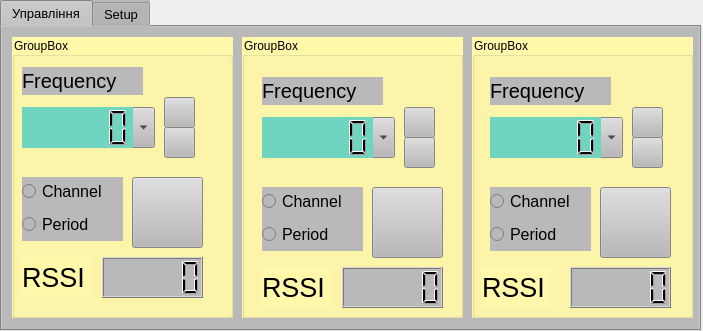
<?xml version="1.0" encoding="UTF-8"?>
<ui version="4.0">
 <class>formMain</class>
 <widget class="QWidget" name="formMain">
  <property name="geometry">
   <rect>
    <x>0</x>
    <y>0</y>
    <width>703</width>
    <height>331</height>
   </rect>
  </property>
  <property name="windowTitle">
   <string>Ghostbuster</string>
  </property>
  <property name="windowIcon">
   <iconset>
    <activeon>img/antenna-16.ico</activeon>
   </iconset>
  </property>
  <widget class="QTabWidget" name="tabWidget">
   <property name="geometry">
    <rect>
     <x>0</x>
     <y>0</y>
     <width>701</width>
     <height>331</height>
    </rect>
   </property>
   <property name="font">
    <font>
     <pointsize>10</pointsize>
    </font>
   </property>
   <property name="styleSheet">
    <string notr="true">background-color: rgb(185, 185, 185);</string>
   </property>
   <property name="currentIndex">
    <number>0</number>
   </property>
   <widget class="QWidget" name="tab_main">
    <attribute name="title">
     <string>Управління</string>
    </attribute>
    <widget class="QPushButton" name="playStopPushButton_1">
     <property name="geometry">
      <rect>
       <x>130</x>
       <y>150</y>
       <width>71</width>
       <height>71</height>
      </rect>
     </property>
     <property name="text">
      <string/>
     </property>
     <property name="icon">
      <iconset>
       <activeon>img/play.png</activeon>
      </iconset>
     </property>
     <property name="iconSize">
      <size>
       <width>64</width>
       <height>64</height>
      </size>
     </property>
    </widget>
    <widget class="QPushButton" name="upPushButton_1">
     <property name="geometry">
      <rect>
       <x>162</x>
       <y>70</y>
       <width>31</width>
       <height>31</height>
      </rect>
     </property>
     <property name="text">
      <string/>
     </property>
     <property name="icon">
      <iconset>
       <activeon>img/chevron_up.png</activeon>
      </iconset>
     </property>
    </widget>
    <widget class="QPushButton" name="downPushButton_1">
     <property name="geometry">
      <rect>
       <x>162</x>
       <y>100</y>
       <width>31</width>
       <height>31</height>
      </rect>
     </property>
     <property name="text">
      <string/>
     </property>
     <property name="icon">
      <iconset>
       <activeon>img/chevron_down.png</activeon>
      </iconset>
     </property>
    </widget>
    <widget class="QLCDNumber" name="frequencyLCD_1">
     <property name="geometry">
      <rect>
       <x>20</x>
       <y>80</y>
       <width>111</width>
       <height>41</height>
      </rect>
     </property>
     <property name="font">
      <font>
       <pointsize>10</pointsize>
       <weight>75</weight>
       <bold>true</bold>
      </font>
     </property>
     <property name="styleSheet">
      <string notr="true">background-color: rgb(111, 213, 193);
</string>
     </property>
     <property name="frameShape">
      <enum>QFrame::NoFrame</enum>
     </property>
    </widget>
    <widget class="QComboBox" name="frequencyComboBox_1">
     <property name="geometry">
      <rect>
       <x>52</x>
       <y>80</y>
       <width>101</width>
       <height>41</height>
      </rect>
     </property>
     <property name="font">
      <font>
       <pointsize>12</pointsize>
      </font>
     </property>
    </widget>
    <widget class="QLabel" name="labelFrequency_1">
     <property name="geometry">
      <rect>
       <x>20</x>
       <y>40</y>
       <width>121</width>
       <height>28</height>
      </rect>
     </property>
     <property name="font">
      <font>
       <pointsize>15</pointsize>
      </font>
     </property>
     <property name="text">
      <string>Frequency</string>
     </property>
    </widget>
    <widget class="QLCDNumber" name="rssiLCD_1">
     <property name="geometry">
      <rect>
       <x>100</x>
       <y>230</y>
       <width>101</width>
       <height>41</height>
      </rect>
     </property>
    </widget>
    <widget class="QWidget" name="layoutWidget">
     <property name="geometry">
      <rect>
       <x>20</x>
       <y>150</y>
       <width>101</width>
       <height>64</height>
      </rect>
     </property>
     <layout class="QVBoxLayout" name="verticalLayout_3">
      <item>
       <widget class="QRadioButton" name="channelRadioButton_1">
        <property name="font">
         <font>
          <pointsize>12</pointsize>
         </font>
        </property>
        <property name="text">
         <string>Channel</string>
        </property>
       </widget>
      </item>
      <item>
       <widget class="QRadioButton" name="periodRadioButton_1">
        <property name="font">
         <font>
          <pointsize>12</pointsize>
         </font>
        </property>
        <property name="text">
         <string>Period</string>
        </property>
       </widget>
      </item>
     </layout>
    </widget>
    <widget class="QPushButton" name="downPushButton_2">
     <property name="geometry">
      <rect>
       <x>402</x>
       <y>110</y>
       <width>31</width>
       <height>31</height>
      </rect>
     </property>
     <property name="text">
      <string/>
     </property>
     <property name="icon">
      <iconset>
       <activeon>img/chevron_down.png</activeon>
      </iconset>
     </property>
    </widget>
    <widget class="QComboBox" name="frequencyComboBox_2">
     <property name="geometry">
      <rect>
       <x>292</x>
       <y>90</y>
       <width>101</width>
       <height>41</height>
      </rect>
     </property>
     <property name="font">
      <font>
       <pointsize>12</pointsize>
      </font>
     </property>
    </widget>
    <widget class="QPushButton" name="upPushButton_2">
     <property name="geometry">
      <rect>
       <x>402</x>
       <y>80</y>
       <width>31</width>
       <height>31</height>
      </rect>
     </property>
     <property name="text">
      <string/>
     </property>
     <property name="icon">
      <iconset>
       <activeon>img/chevron_up.png</activeon>
      </iconset>
     </property>
    </widget>
    <widget class="QLCDNumber" name="rssiLCD_2">
     <property name="geometry">
      <rect>
       <x>340</x>
       <y>240</y>
       <width>101</width>
       <height>41</height>
      </rect>
     </property>
    </widget>
    <widget class="QLCDNumber" name="frequencyLCD_2">
     <property name="geometry">
      <rect>
       <x>260</x>
       <y>90</y>
       <width>111</width>
       <height>41</height>
      </rect>
     </property>
     <property name="font">
      <font>
       <pointsize>10</pointsize>
       <weight>75</weight>
       <bold>true</bold>
      </font>
     </property>
     <property name="styleSheet">
      <string notr="true">background-color: rgb(111, 213, 193);
</string>
     </property>
     <property name="frameShape">
      <enum>QFrame::NoFrame</enum>
     </property>
    </widget>
    <widget class="QLabel" name="labelFrequency_2">
     <property name="geometry">
      <rect>
       <x>260</x>
       <y>50</y>
       <width>121</width>
       <height>28</height>
      </rect>
     </property>
     <property name="font">
      <font>
       <pointsize>15</pointsize>
      </font>
     </property>
     <property name="text">
      <string>Frequency</string>
     </property>
    </widget>
    <widget class="QPushButton" name="playStopPushButton_2">
     <property name="geometry">
      <rect>
       <x>370</x>
       <y>160</y>
       <width>71</width>
       <height>71</height>
      </rect>
     </property>
     <property name="text">
      <string/>
     </property>
     <property name="icon">
      <iconset>
       <activeon>img/play.png</activeon>
      </iconset>
     </property>
     <property name="iconSize">
      <size>
       <width>64</width>
       <height>64</height>
      </size>
     </property>
    </widget>
    <widget class="QWidget" name="layoutWidget_2">
     <property name="geometry">
      <rect>
       <x>260</x>
       <y>160</y>
       <width>101</width>
       <height>64</height>
      </rect>
     </property>
     <layout class="QVBoxLayout" name="verticalLayout_4">
      <item>
       <widget class="QRadioButton" name="channelRadioButton_2">
        <property name="font">
         <font>
          <pointsize>12</pointsize>
         </font>
        </property>
        <property name="text">
         <string>Channel</string>
        </property>
       </widget>
      </item>
      <item>
       <widget class="QRadioButton" name="periodRadioButton_2">
        <property name="font">
         <font>
          <pointsize>12</pointsize>
         </font>
        </property>
        <property name="text">
         <string>Period</string>
        </property>
       </widget>
      </item>
     </layout>
    </widget>
    <widget class="QPushButton" name="downPushButton_3">
     <property name="geometry">
      <rect>
       <x>630</x>
       <y>110</y>
       <width>31</width>
       <height>31</height>
      </rect>
     </property>
     <property name="text">
      <string/>
     </property>
     <property name="icon">
      <iconset>
       <activeon>img/chevron_down.png</activeon>
      </iconset>
     </property>
    </widget>
    <widget class="QWidget" name="layoutWidget_5">
     <property name="geometry">
      <rect>
       <x>488</x>
       <y>160</y>
       <width>101</width>
       <height>64</height>
      </rect>
     </property>
     <layout class="QVBoxLayout" name="verticalLayout_7">
      <item>
       <widget class="QRadioButton" name="channelRadioButton_3">
        <property name="font">
         <font>
          <pointsize>12</pointsize>
         </font>
        </property>
        <property name="text">
         <string>Channel</string>
        </property>
       </widget>
      </item>
      <item>
       <widget class="QRadioButton" name="periodRadioButton_3">
        <property name="font">
         <font>
          <pointsize>12</pointsize>
         </font>
        </property>
        <property name="text">
         <string>Period</string>
        </property>
       </widget>
      </item>
     </layout>
    </widget>
    <widget class="QLCDNumber" name="rssiLCD_3">
     <property name="geometry">
      <rect>
       <x>568</x>
       <y>240</y>
       <width>101</width>
       <height>41</height>
      </rect>
     </property>
    </widget>
    <widget class="QPushButton" name="playStopPushButton_3">
     <property name="geometry">
      <rect>
       <x>598</x>
       <y>160</y>
       <width>71</width>
       <height>71</height>
      </rect>
     </property>
     <property name="text">
      <string/>
     </property>
     <property name="icon">
      <iconset>
       <activeon>img/play.png</activeon>
      </iconset>
     </property>
     <property name="iconSize">
      <size>
       <width>64</width>
       <height>64</height>
      </size>
     </property>
    </widget>
    <widget class="QPushButton" name="upPushButton_3">
     <property name="geometry">
      <rect>
       <x>630</x>
       <y>80</y>
       <width>31</width>
       <height>31</height>
      </rect>
     </property>
     <property name="text">
      <string/>
     </property>
     <property name="icon">
      <iconset>
       <activeon>img/chevron_up.png</activeon>
      </iconset>
     </property>
    </widget>
    <widget class="QComboBox" name="frequencyComboBox_3">
     <property name="geometry">
      <rect>
       <x>520</x>
       <y>90</y>
       <width>101</width>
       <height>41</height>
      </rect>
     </property>
     <property name="font">
      <font>
       <pointsize>12</pointsize>
      </font>
     </property>
    </widget>
    <widget class="QLabel" name="labelFrequency_3">
     <property name="geometry">
      <rect>
       <x>488</x>
       <y>50</y>
       <width>121</width>
       <height>28</height>
      </rect>
     </property>
     <property name="font">
      <font>
       <pointsize>15</pointsize>
      </font>
     </property>
     <property name="text">
      <string>Frequency</string>
     </property>
    </widget>
    <widget class="QLCDNumber" name="frequencyLCD_3">
     <property name="geometry">
      <rect>
       <x>488</x>
       <y>90</y>
       <width>111</width>
       <height>41</height>
      </rect>
     </property>
     <property name="font">
      <font>
       <pointsize>10</pointsize>
       <weight>75</weight>
       <bold>true</bold>
      </font>
     </property>
     <property name="styleSheet">
      <string notr="true">background-color: rgb(111, 213, 193);
</string>
     </property>
     <property name="frameShape">
      <enum>QFrame::NoFrame</enum>
     </property>
    </widget>
    <widget class="QGroupBox" name="groupBox_1">
     <property name="geometry">
      <rect>
       <x>10</x>
       <y>10</y>
       <width>221</width>
       <height>281</height>
      </rect>
     </property>
     <property name="styleSheet">
      <string notr="true">background-color: rgb(255, 248, 171);</string>
     </property>
     <property name="title">
      <string>GroupBox</string>
     </property>
     <widget class="QLabel" name="rssiLabel_1">
      <property name="geometry">
       <rect>
        <x>10</x>
        <y>220</y>
        <width>68</width>
        <height>40</height>
       </rect>
      </property>
      <property name="font">
       <font>
        <pointsize>20</pointsize>
       </font>
      </property>
      <property name="text">
       <string>RSSI</string>
      </property>
     </widget>
    </widget>
    <widget class="QGroupBox" name="groupBox_2">
     <property name="geometry">
      <rect>
       <x>240</x>
       <y>10</y>
       <width>221</width>
       <height>281</height>
      </rect>
     </property>
     <property name="styleSheet">
      <string notr="true">background-color: rgb(255, 248, 171);</string>
     </property>
     <property name="title">
      <string>GroupBox</string>
     </property>
     <widget class="QLabel" name="rssiLabel_2">
      <property name="geometry">
       <rect>
        <x>20</x>
        <y>230</y>
        <width>68</width>
        <height>40</height>
       </rect>
      </property>
      <property name="font">
       <font>
        <pointsize>20</pointsize>
       </font>
      </property>
      <property name="text">
       <string>RSSI</string>
      </property>
     </widget>
    </widget>
    <widget class="QGroupBox" name="groupBox_3">
     <property name="geometry">
      <rect>
       <x>470</x>
       <y>10</y>
       <width>221</width>
       <height>281</height>
      </rect>
     </property>
     <property name="styleSheet">
      <string notr="true">background-color: rgb(255, 248, 171);</string>
     </property>
     <property name="title">
      <string>GroupBox</string>
     </property>
     <widget class="QLabel" name="rssiLabel_4">
      <property name="geometry">
       <rect>
        <x>10</x>
        <y>230</y>
        <width>68</width>
        <height>40</height>
       </rect>
      </property>
      <property name="font">
       <font>
        <pointsize>20</pointsize>
       </font>
      </property>
      <property name="text">
       <string>RSSI</string>
      </property>
     </widget>
    </widget>
    <zorder>groupBox_3</zorder>
    <zorder>groupBox_2</zorder>
    <zorder>groupBox_1</zorder>
    <zorder>labelFrequency_1</zorder>
    <zorder>rssiLCD_1</zorder>
    <zorder>frequencyComboBox_1</zorder>
    <zorder>playStopPushButton_1</zorder>
    <zorder>upPushButton_1</zorder>
    <zorder>downPushButton_1</zorder>
    <zorder>frequencyLCD_1</zorder>
    <zorder>layoutWidget</zorder>
    <zorder>downPushButton_2</zorder>
    <zorder>frequencyComboBox_2</zorder>
    <zorder>upPushButton_2</zorder>
    <zorder>rssiLCD_2</zorder>
    <zorder>frequencyLCD_2</zorder>
    <zorder>labelFrequency_2</zorder>
    <zorder>playStopPushButton_2</zorder>
    <zorder>layoutWidget_2</zorder>
    <zorder>downPushButton_3</zorder>
    <zorder>layoutWidget_5</zorder>
    <zorder>rssiLCD_3</zorder>
    <zorder>playStopPushButton_3</zorder>
    <zorder>upPushButton_3</zorder>
    <zorder>frequencyComboBox_3</zorder>
    <zorder>labelFrequency_3</zorder>
    <zorder>frequencyLCD_3</zorder>
   </widget>
   <widget class="QWidget" name="tab_setup">
    <attribute name="title">
     <string>Setup</string>
    </attribute>
    <widget class="QPushButton" name="updateListComPort">
     <property name="geometry">
      <rect>
       <x>20</x>
       <y>10</y>
       <width>31</width>
       <height>31</height>
      </rect>
     </property>
     <property name="text">
      <string/>
     </property>
     <property name="icon">
      <iconset>
       <normaloff>img/sync.png</normaloff>img/sync.png</iconset>
     </property>
    </widget>
    <widget class="QComboBox" name="periodComboBox">
     <property name="geometry">
      <rect>
       <x>130</x>
       <y>130</y>
       <width>71</width>
       <height>27</height>
      </rect>
     </property>
     <property name="font">
      <font>
       <pointsize>12</pointsize>
      </font>
     </property>
    </widget>
    <widget class="QSpinBox" name="delaySpinBox">
     <property name="geometry">
      <rect>
       <x>130</x>
       <y>190</y>
       <width>51</width>
       <height>31</height>
      </rect>
     </property>
     <property name="font">
      <font>
       <pointsize>12</pointsize>
      </font>
     </property>
    </widget>
    <widget class="QLabel" name="labelDelay">
     <property name="geometry">
      <rect>
       <x>20</x>
       <y>190</y>
       <width>71</width>
       <height>31</height>
      </rect>
     </property>
     <property name="font">
      <font>
       <pointsize>12</pointsize>
      </font>
     </property>
     <property name="text">
      <string>Delay</string>
     </property>
    </widget>
    <widget class="QComboBox" name="comPortComboBox">
     <property name="geometry">
      <rect>
       <x>60</x>
       <y>10</y>
       <width>87</width>
       <height>27</height>
      </rect>
     </property>
    </widget>
    <widget class="QPushButton" name="openComPortButton">
     <property name="geometry">
      <rect>
       <x>20</x>
       <y>50</y>
       <width>93</width>
       <height>30</height>
      </rect>
     </property>
     <property name="text">
      <string>On</string>
     </property>
    </widget>
    <widget class="QPushButton" name="closeComPortButton">
     <property name="geometry">
      <rect>
       <x>120</x>
       <y>50</y>
       <width>93</width>
       <height>30</height>
      </rect>
     </property>
     <property name="text">
      <string>Off</string>
     </property>
    </widget>
    <widget class="QLabel" name="labeStepFrequency">
     <property name="geometry">
      <rect>
       <x>20</x>
       <y>130</y>
       <width>71</width>
       <height>31</height>
      </rect>
     </property>
     <property name="font">
      <font>
       <pointsize>12</pointsize>
      </font>
     </property>
     <property name="text">
      <string>Step</string>
     </property>
    </widget>
   </widget>
  </widget>
 </widget>
 <resources/>
 <connections/>
</ui>
